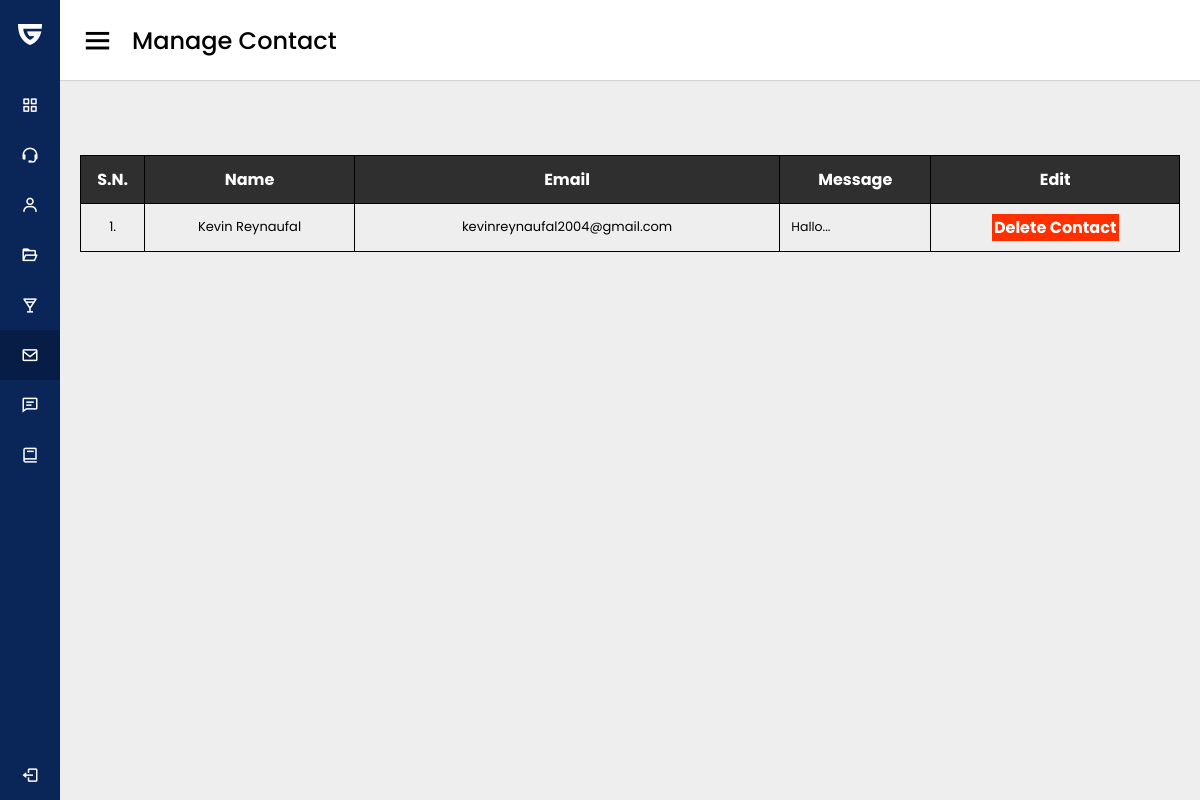
/Admin/manage-contact.php (signed in), run on the app's committed database.
### tables this page shows
CREATE TABLE `tbl_contact` (
  `id` int(10) UNSIGNED NOT NULL,
  `customer_name` varchar(150) NOT NULL,
  `customer_email` varchar(150) NOT NULL,
  `customer_message` varchar(300) NOT NULL
);

### Admin/manage-contact.php (the view, shortened to what this page needs)
<?php
include('../Assets/Config/config.php');
?>
<html>
<head>
    <link rel="stylesheet" href="style.css">
    <link href='https://unpkg.com/boxicons@2.0.7/css/boxicons.min.css' rel='stylesheet'>
    <link rel="stylesheet" href="https://cdnjs.cloudflare.com/ajax/libs/font-awesome/5.15.3/css/all.min.css">
</head>
<body>
    <div class="sidebar">
        <div class="logo-details">
            <i class='fab fa-guilded'></i>
            <span class="logo_name">Gresda Food</span>
        </div>
        <ul class="nav-links">
            <li>
                <a href="index.php">
                    <i class='bx bx-grid-alt'></i>
                    <span class="links_name">Dashboard</span>
                </a>
            </li>
            <li>
                <a href="manage-admin.php">
                    <i class='bx bx-support'></i>
                    <span class="links_name">Manage Admin</span>
                </a>
            </li>
            <li>
                <a href="manage-user.php">
                    <i class='bx bx-user'></i>
                    <span class="links_name">Manage Users</span>
                </a>
            </li>
            <li>
                <a href="manage-category.php">
                    <i class='bx bx-folder-open'></i>
                    <span class="links_name">Manage Category</span>
                </a>
            </li>
            <li>
                <a href="manage-food.php">
                    <i class='bx bx-drink'></i>
                    <span class="links_name">Manage Food</span>
                </a>
            </li>
            <li>
                <a href="manage-contact.php" class="active">
                    <i class='bx bx-envelope'></i>
                    <span class="links_name">Manage Contact</span>
                </a>
            </li>
            <li>
                <a href="manage-review.php">
                    <i class='bx bx-comment-detail'></i>
                    <span class="links_name">Manage Review</span>
                </a>
            </li>
            <li>
                <a href="manage-order.php">
                    <i class='bx bx-book'></i>
                    <span class="links_name">Manage Order</span>
                </a>
            </li>
            <li class="log_out">
                <a href="Assets/logout.php">
                    <i class='bx bx-log-out'></i>
                    <span class="links_name">Log out</span>
                </a>
            </li>
        </ul>
    </div>
    <section class="home-section">
        <nav>
            <div class="sidebar-button">
                <i class='bx bx-menu sidebarBtn'></i>
                <span class="dashboard">Manage Contact</span>
            </div>
        </nav>
        <br>
        <div class="home-content">
            <div class="overview-boxes">
                <table class="tbl-full">
                    <tr>
                        <th>S.N.</th>
                        <th>Name</th>
                        <th>Email</th>
                        <th>Message</th>
                        <th>Edit</th>
                    </tr>
                    <?php
                    $sql = "SELECT * FROM tbl_contact";
                    $res = mysqli_query($conn, $sql);
                    $count = mysqli_num_rows($res);
                    $sn = 1;
                    if ($count > 0) {
                        while ($row = mysqli_fetch_assoc($res)) {
                            $id = $row['id'];
                            $name = $row['customer_name'];
                            $email = $row['customer_email'];
                            $message = $row['customer_message'];
                    ?>
                            <tr>
                                <td class='ctg-manage-food'><?php echo $sn++; ?>. </td>
                                <td class='ctg-manage-food'><?php echo $name; ?></td>
                                <td class='ctg-manage-food'><?php echo $email; ?></td>
                                <td class='desc-manage-food'><?php echo $message; ?></td>
                                <td>
                                    <a href="<?php echo SITEURL; ?>Admin/delete-contact.php?id=<?php echo $id; ?>" class="btn-danger">Delete Contact</a>
                                </td>
                            </tr>
                    <?php
                        }
                    } else {
                        echo "<tr> <td colspan='7' class='error'> Contact not Added Yet. </td> </tr>";
                    }
                    ?>
                </table>
            </div>
        </div>
    </section>
</body>
</html>

### Admin/style.css (style rules this page uses)
* { margin: 0; padding: 0; box-sizing: border-box; font-family: 'Poppins', sans-serif; }
.sidebar { position: fixed; height: 100%; width: 60px; background: #0A2558; transition: all 0.5s ease; }
.sidebar .logo-details { height: 70px; display: flex; align-items: center; }
.sidebar .logo-details i { font-size: 28px; font-weight: 500; color: #fff; min-width: 60px; text-align: center }
.sidebar .logo-details .logo_name { color: #fff; font-size: 24px; font-weight: 500; white-space: nowrap; }
.sidebar .nav-links { margin-top: 10px; }
.sidebar .nav-links li { position: relative; list-style: none; height: 50px; }
.sidebar .nav-links li a { height: 100%; width: 100%; display: flex; align-items: center; text-decoration: none; transition: all 0.4s ease; }
.sidebar .nav-links li a.active { background: #081D45; }
.sidebar .nav-links li i { min-width: 60px; text-align: center; font-size: 18px; color: #fff; }
.sidebar .nav-links li a .links_name { color: #fff; font-size: 15px; font-weight: 400; white-space: nowrap; }
.sidebar .nav-links .log_out { position: absolute; bottom: 0; width: 100%; }
.home-section { position: relative; background: #eeeeee; min-height: 100vh; width: calc(100% - 60px); left: 60px; transition: all 0.5s ease; }
.home-section nav { display: flex; justify-content: space-between; height: 80px; background: #fff; display: flex; align-items: center; position: fixed; left: 60px; width: calc(100% - 60px); z-index: 100; padding: 0 20px; box-shadow: 0 1px 1px rgba(0, 0, 0, 0.1); transition: all 0.5s ease; }
.home-section nav .sidebar-button { display: flex; align-items: center; font-size: 24px; font-weight: 500; }
nav .sidebar-button i { font-size: 35px; margin-right: 17px; }
.home-section .home-content { position: relative; padding-top: 104px; }
.home-content .overview-boxes { display: flex; align-items: center; justify-content: space-between; flex-wrap: wrap; padding: 0 20px; margin-bottom: 26px; }
.tbl-full { width: 100%; border-collapse: collapse; }
table tr th { border: 1px solid black; padding: 1%; background-color: rgba(0, 0, 0, 0.8); text-align: center; color: white; }
table tr td { border: 1px solid black; padding: 1%; text-align: center; }
table tr .ctg-manage-food { max-width: 250px; font-size: 13px; text-align: center; }
table tr .desc-manage-food { max-width: 250px; font-size: 12.5px; text-align: justify; }
.btn-danger { background-color: #ff3000; padding: 1%; color: white; text-decoration: none; font-weight: bold; }
@media (max-width: 1240px) { .sidebar { width: 60px; } }
@media (max-width: 1240px) { .home-section nav { width: calc(100% - 60px); left: 60px; } }
@media (max-width: 1240px) { .home-section { width: calc(100% - 60px); left: 60px; } }

### data on the page
tbl_contact: customer_name "Kevin Reynaufal", customer_email "kevinreynaufal2004@gmail.com", customer_message "Hallo..."
